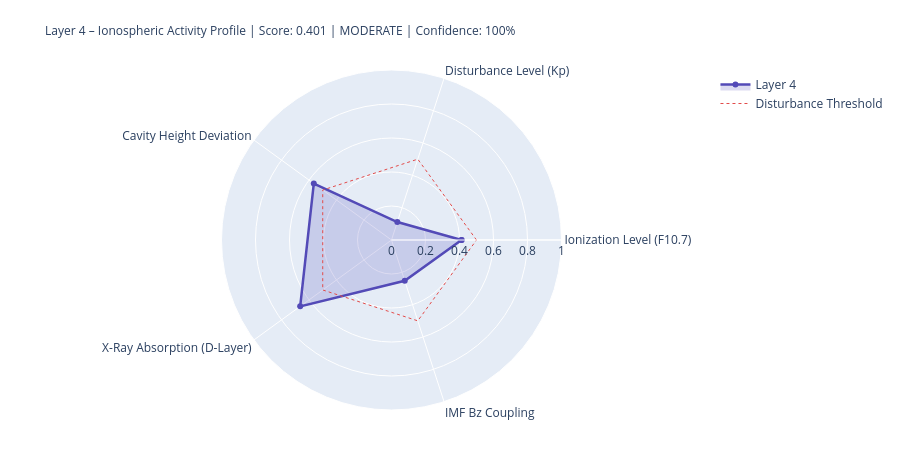

The notebook cell saved with this chart:
### Markdown cell above
---
## 4. State Assessment & Handoff to Layer 5

### Code cell
# ============================================================
# LAYER-4-SCORE
# ============================================================

COMPONENTS = {
    'Ionization Level (F10.7)':    {'score': ioniz,       'source': 'primary' if f107_now else 'from_layer0', 'dynamic': True},
    'Disturbance Level (Kp)':          {'score': disturb,     'source': 'primary' if kp_now   else 'from_layer0', 'dynamic': True},
    'Cavity Height Deviation':    {'score': h_dev,       'source': 'derived',                                'dynamic': True},
    'X-Ray Absorption (D-Layer)':{'score': xray_ioniz,  'source': 'primary' if xray_now else 'missing',     'dynamic': True},
    'IMF Bz Coupling':             {'score': bz_coupling, 'source': 'primary' if bz_now   else 'from_layer0', 'dynamic': True},
}

available    = {k: v['score'] for k, v in COMPONENTS.items() if v['score'] is not None}
unavailable  = [k for k, v in COMPONENTS.items() if v['score'] is None]
layer4_score = round(sum(available.values()) / len(available), 4) if available else None
confidence   = round(len(available) / len(COMPONENTS), 2)
level = ('unknown' if layer4_score is None
         else 'quiet'   if layer4_score < 0.3
         else 'moderate' if layer4_score < 0.6
         else 'active')
dominant_l4 = max(available, key=available.get) if available else 'none'

# Resonance delta for Schumann SR-1
sr1_ref = schumann_freq(1, 80.0)
sr1_now = schumann_freq(1, h_eff)
sr1_delta_mhz = (sr1_now - sr1_ref) * 1000

# Propagation conditions
prop_cond = ('disturbed'   if kp_val > 4
             else 'unsettled' if kp_val > 2
             else 'normal')
if xray_class in ['X', 'M']:
    prop_cond = 'Radio-Blackout moeglich'

W = 68
print('=' * W)
print('LAYER 4 – IONOSPHERE – STATE ASSESSMENT')
print('=' * W)
for name, comp in COMPONENTS.items():
    s = comp['score']
    if s is not None:
        bar = '█' * int(s * 20) + '░' * (20 - int(s * 20))
        print(f'  {name:<36} {bar}  {s:.3f}  [{comp["source"]}]')
    else:
        print(f'  {name:<36} {"─" * 20}  n/a   [missing]')
print('-' * W)
print(f'  Score:          {layer4_score:.3f}  ({len(available)}/{len(COMPONENTS)} components)')
print(f'  Confidence:     {confidence:.0%}')
print(f'  Level:          {level.upper()}')
print(f'  Dominant:       {dominant_l4}')
print(f'  Cavity height:  {h_eff:.1f} km  (Ref: 80.0 km)')
print(f'  SR-1:           {sr1_now:.3f} Hz  (Δ {sr1_delta_mhz:+.1f} mHz vs. ref)')
print(f'  Propagation:    {prop_cond}')
print(f'  X-Ray:          {xray_class}-class  ({xray_now:.2e} W/m²)' if xray_now else '  X-Ray:          n/a')
print('=' * W)

# Radar
cats   = list(available.keys())
vals_r = list(available.values())
if len(cats) >= 3:
    fig = go.Figure()
    fig.add_trace(go.Scatterpolar(
        r=vals_r + [vals_r[0]], theta=cats + [cats[0]],
        fill='toself', fillcolor='rgba(83,74,183,0.20)',
        line=dict(color='#534AB7', width=2.5), name='Layer 4'
    ))
    fig.add_trace(go.Scatterpolar(
        r=[0.5] * (len(cats)+1), theta=cats + [cats[0]],
        line=dict(color='#E24B4A', dash='dot', width=1),
        mode='lines', name='Disturbance Threshold'
    ))
    fig.update_layout(
        title=dict(
            text=f'Layer 4 – Ionospheric Activity Profile | Score: {layer4_score:.3f} | {level.upper()} | Confidence: {confidence:.0%}',
            font=dict(size=12)
        ),
        polar=dict(radialaxis=dict(visible=True, range=[0, 1])),
        height=450, showlegend=True,
        margin=dict(l=80, r=80, t=70, b=40)
    )
    fig.show()

### Figure 1 — Plotly figure (JSON) as saved in the notebook; plotly's stock layout.template omitted (floating-point values rounded to 4 significant figures)
{"data": [{"fill": "toself", "fillcolor": "rgba(83,74,183,0.20)", "line": {"color": "#534AB7", "width": 2.5}, "name": "Layer 4", "r": [0.412, 0.111, 0.565, 0.664, 0.252, 0.412], "theta": ["Ionization Level (F10.7)", "Disturbance Level (Kp)", "Cavity Height Deviation", "X-Ray Absorption (D-Layer)", "IMF Bz Coupling", "Ionization Level (F10.7)"], "type": "scatterpolar"}, {"line": {"color": "#E24B4A", "dash": "dot", "width": 1}, "mode": "lines", "name": "Disturbance Threshold", "r": [0.5, 0.5, 0.5, 0.5, 0.5, 0.5], "theta": ["Ionization Level (F10.7)", "Disturbance Level (Kp)", "Cavity Height Deviation", "X-Ray Absorption (D-Layer)", "IMF Bz Coupling", "Ionization Level (F10.7)"], "type": "scatterpolar"}], "layout": {"height": 450, "margin": {"b": 40, "l": 80, "r": 80, "t": 70}, "polar": {"radialaxis": {"range": [0, 1], "visible": true}}, "showlegend": true, "title": {"font": {"size": 12}, "text": "Layer 4 – Ionospheric Activity Profile | Score: 0.401 | MODERATE | Confidence: 100%"}}}
